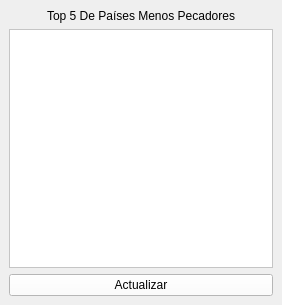
<?xml version="1.0" encoding="UTF-8"?>
<ui version="4.0">
 <class>VentanaTop5Salvados</class>
 <widget class="QMainWindow" name="VentanaTop5Salvados">
  <property name="geometry">
   <rect>
    <x>0</x>
    <y>0</y>
    <width>282</width>
    <height>305</height>
   </rect>
  </property>
  <property name="minimumSize">
   <size>
    <width>282</width>
    <height>305</height>
   </size>
  </property>
  <property name="maximumSize">
   <size>
    <width>282</width>
    <height>305</height>
   </size>
  </property>
  <property name="windowTitle">
   <string>Top 5</string>
  </property>
  <property name="windowIcon">
   <iconset resource="recursos.qrc">
    <normaloff>:/imagenes/recursos/imagenes/44386.png</normaloff>:/imagenes/recursos/imagenes/44386.png</iconset>
  </property>
  <property name="styleSheet">
   <string notr="true">background-color: qlineargradient(spread:pad, x1:0, y1:0,x2:1,y2:0,stop:0 
rgba(0,182,255,255), stop:0.329545 rgba(255,255,255,255), stop:0.670455
rgba(255,255,255,255),stop:1 rgba(255,102,0,255));</string>
  </property>
  <widget class="QWidget" name="centralwidget">
   <layout class="QVBoxLayout" name="verticalLayout">
    <item>
     <widget class="QLabel" name="label_2">
      <property name="styleSheet">
       <string notr="true">background-color: rgba(255, 255, 255, 0);
font: 13.5pt &quot;Californian FB&quot;;</string>
      </property>
      <property name="text">
       <string>Top 5 De Países Menos Pecadores</string>
      </property>
      <property name="alignment">
       <set>Qt::AlignCenter</set>
      </property>
     </widget>
    </item>
    <item>
     <widget class="QTextBrowser" name="top5paises">
      <property name="styleSheet">
       <string notr="true">background-color: rgb(255, 255, 255);</string>
      </property>
     </widget>
    </item>
    <item>
     <widget class="QPushButton" name="actualizar">
      <property name="styleSheet">
       <string notr="true">background-color: rgb(255, 255, 255);
font: 75 16pt &quot;System&quot;;</string>
      </property>
      <property name="text">
       <string>Actualizar</string>
      </property>
     </widget>
    </item>
   </layout>
  </widget>
 </widget>
 <resources>
  <include location="recursos.qrc"/>
 </resources>
 <connections/>
</ui>
